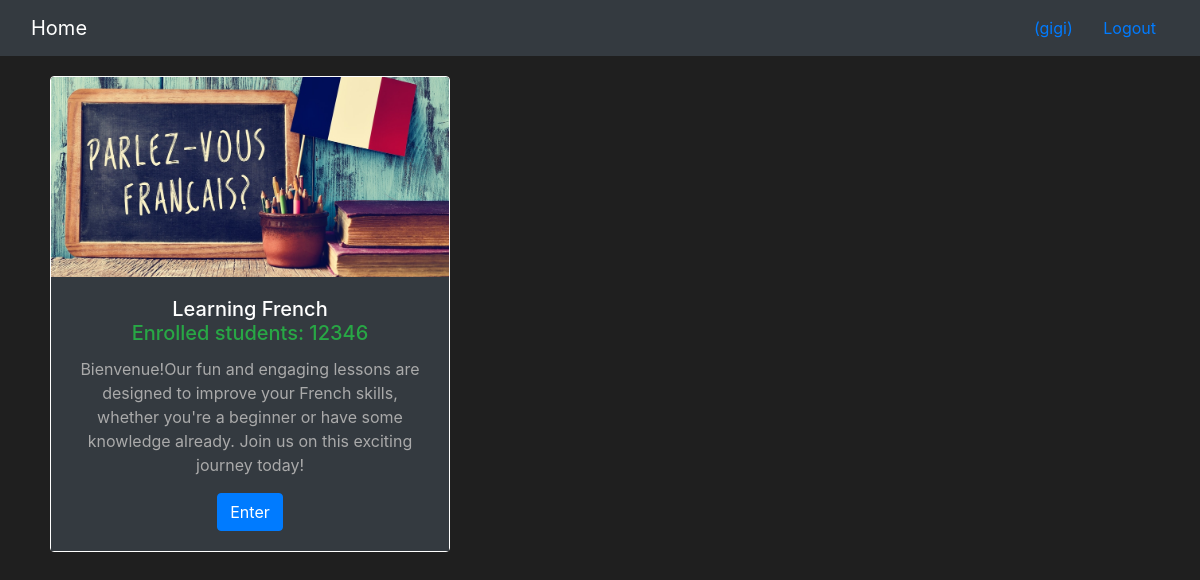
Screenshot of /onlinecourse/ (signed in) with the database file from the repository.
### onlinecourse/models.py (models this page shows, shortened)
class Course(models.Model):
    name = models.CharField(null=False, max_length=30, default='online course')
    image = models.ImageField(upload_to='course_images/')
    description = models.CharField(max_length=1000)
    pub_date = models.DateField(null=True)
    instructors = models.ManyToManyField(Instructor)
    users = models.ManyToManyField(settings.AUTH_USER_MODEL, through='Enrollment')
    total_enrollment = models.IntegerField(default=0)
    is_enrolled = False

### onlinecourse/views.py (the view)
class CourseListView(generic.ListView):
    template_name = 'onlinecourse/course_list_bootstrap.html'
    context_object_name = 'course_list'
    def get_queryset(self):
        user = self.request.user
        courses = Course.objects.order_by('-total_enrollment')[:10]
        for course in courses:
            if user.is_authenticated:
                course.is_enrolled = check_if_enrolled(user, course)
        return courses

### onlinecourse/views.py (called while the page is built)
def check_if_enrolled(user, course):
    is_enrolled = False
    if user.id is not None:
        num_results = Enrollment.objects.filter(user=user, course=course).count()
        if num_results > 0:
            is_enrolled = True
    return is_enrolled

### onlinecourse/templates/onlinecourse/course_list_bootstrap.html (shortened to what this page needs)
<!DOCTYPE html>
<html lang="en">
<head>
  {% load static %}
  <link rel="stylesheet" href="https://maxcdn.bootstrapcdn.com/bootstrap/4.5.2/css/bootstrap.min.css">
</head>
<body>
<nav class="navbar navbar-dark bg-dark">
    <div class="container-fluid">
        <div class="navbar-header">
            <a class="navbar-brand" href="{% url 'onlinecourse:index' %}">Home</a>
        </div>
        <ul class="nav navbar-nav navbar-right">
            {% if user.is_authenticated %}
            <li>
                <a class="btn btn-link" href="#">{{ user.first_name }}({{ user.username }})</a>
                <a class="btn btn-link" href="{% url 'onlinecourse:logout' %}">Logout</a>
            </li>
            {% endif %}
        </ul>
    </div>
</nav>
{% if course_list %}
<div class="container">
  <div class="card-deck">
    {% for course in course_list %}
    <div class="card text-center" style="max-width: 400px; margin: 20px 20px;">
      <img class="card-img-top" src="{{MEDIA_URL}}/{{ course.image }}" style="height: 200px; object-fit: cover;" alt="Course image">
      <div class="card-body bg-dark text-light">
        <h5 class="card-title">{{ course.name }}
          <br>
          <span class="text-success">Enrolled students: {{ course.total_enrollment }}</span>
        </h5>
        <p class="card-text">{{ course.description }}</p>
        <form action="{% url 'onlinecourse:enroll' course.id %}" method="post">
          <input class="btn btn-primary" type="submit" value="{% if course.is_enrolled %}Enter{% else %}Enroll{% endif %}">
        </form>
      </div>
    </div>
    {% endfor %}
  </div>
</div>
{% else %}
<p>No courses are available.</p>
{% endif %}
</body>
</html>

### onlinecourse/templates/onlinecourse/course_list_bootstrap.html (style rules this page uses)
body { background-color: #1f1f1f; color: #fff; }
.navbar { background-color: #333; }
.card { background-color: #333; border-color: #fff; }
.card-title { color: #fff; }
.card-text { color: #aaa; }

### rows the page displays
Course: image (picture), name "Learning French", total_enrollment "12346", description "Bienvenue!Our fun and engaging lessons are designed to improve your French skills, whether you're a beginner or have some knowledge already. Join us on this exciting journey today!", is_enrolled "Enter"

### other values shown
{{ user.username }} "gigi"
